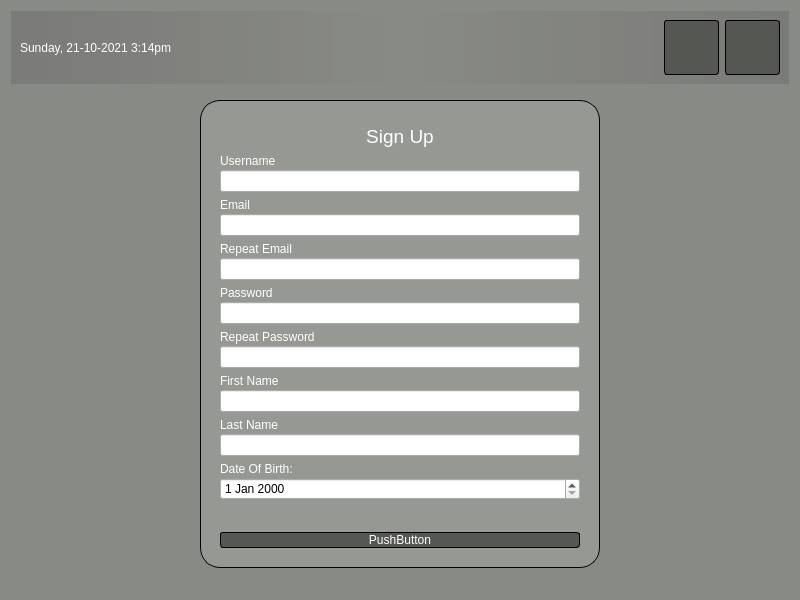
<?xml version="1.0" encoding="UTF-8"?>
<ui version="4.0">
 <class>signup</class>
 <widget class="QDialog" name="signup">
  <property name="geometry">
   <rect>
    <x>0</x>
    <y>0</y>
    <width>800</width>
    <height>600</height>
   </rect>
  </property>
  <property name="windowTitle">
   <string>Dialog</string>
  </property>
  <property name="styleSheet">
   <string notr="true">#signup {background: rgb(136, 138, 133); }
#topBar { background-color: qlineargradient(spread:reflect, x1:0.5, y1:0, x2:0, y2:0, stop:0 rgba(136, 138, 133, 100), stop:1 rgba(100, 100, 100, 100)); }
QPushButton {
    color: white;
    background-color: rgb(85, 87, 83);
    border-width: 0px;
    border-radius: 3px;
	border: 1px solid black;
}
#signUpWrap {
	border: 1px solid;
	background:rgba(186, 189, 182, 0.3);
	border-radius:20px;
	margin-top:10px;
}
.QLabel {
	color:white;
	text-transform: uppercase;
}</string>
  </property>
  <layout class="QVBoxLayout" name="verticalLayout_10">
   <item>
    <widget class="QWidget" name="topBar" native="true">
     <layout class="QHBoxLayout" name="horizontalLayout_10">
      <item>
       <widget class="QLabel" name="label_5">
        <property name="text">
         <string>Sunday, 21-10-2021 3:14pm</string>
        </property>
       </widget>
      </item>
      <item>
       <spacer name="horizontalSpacer_6">
        <property name="orientation">
         <enum>Qt::Horizontal</enum>
        </property>
        <property name="sizeHint" stdset="0">
         <size>
          <width>40</width>
          <height>20</height>
         </size>
        </property>
       </spacer>
      </item>
      <item>
       <widget class="QPushButton" name="shutdownButton_2">
        <property name="sizePolicy">
         <sizepolicy hsizetype="Fixed" vsizetype="Fixed">
          <horstretch>0</horstretch>
          <verstretch>0</verstretch>
         </sizepolicy>
        </property>
        <property name="minimumSize">
         <size>
          <width>55</width>
          <height>55</height>
         </size>
        </property>
        <property name="text">
         <string/>
        </property>
        <property name="icon">
         <iconset>
          <normaloff>../Documents/icons/power.png</normaloff>../Documents/icons/power.png</iconset>
        </property>
        <property name="iconSize">
         <size>
          <width>35</width>
          <height>35</height>
         </size>
        </property>
       </widget>
      </item>
      <item>
       <widget class="QPushButton" name="restartButton_2">
        <property name="sizePolicy">
         <sizepolicy hsizetype="Fixed" vsizetype="Fixed">
          <horstretch>0</horstretch>
          <verstretch>0</verstretch>
         </sizepolicy>
        </property>
        <property name="minimumSize">
         <size>
          <width>55</width>
          <height>55</height>
         </size>
        </property>
        <property name="text">
         <string/>
        </property>
        <property name="icon">
         <iconset>
          <normaloff>../Documents/icons/restart.png</normaloff>../Documents/icons/restart.png</iconset>
        </property>
        <property name="iconSize">
         <size>
          <width>35</width>
          <height>35</height>
         </size>
        </property>
       </widget>
      </item>
     </layout>
    </widget>
   </item>
   <item>
    <layout class="QHBoxLayout" name="horizontalLayout">
     <property name="topMargin">
      <number>0</number>
     </property>
     <item>
      <widget class="QWidget" name="signUpWrap" native="true">
       <property name="sizePolicy">
        <sizepolicy hsizetype="Fixed" vsizetype="Fixed">
         <horstretch>0</horstretch>
         <verstretch>0</verstretch>
        </sizepolicy>
       </property>
       <property name="minimumSize">
        <size>
         <width>400</width>
         <height>450</height>
        </size>
       </property>
       <layout class="QVBoxLayout" name="verticalLayout">
        <property name="leftMargin">
         <number>20</number>
        </property>
        <property name="topMargin">
         <number>10</number>
        </property>
        <property name="rightMargin">
         <number>20</number>
        </property>
        <property name="bottomMargin">
         <number>20</number>
        </property>
        <item>
         <spacer name="verticalSpacer_2">
          <property name="orientation">
           <enum>Qt::Vertical</enum>
          </property>
          <property name="sizeHint" stdset="0">
           <size>
            <width>20</width>
            <height>40</height>
           </size>
          </property>
         </spacer>
        </item>
        <item>
         <widget class="QLabel" name="label_10">
          <property name="font">
           <font>
            <pointsize>14</pointsize>
           </font>
          </property>
          <property name="text">
           <string>Sign Up</string>
          </property>
          <property name="alignment">
           <set>Qt::AlignCenter</set>
          </property>
         </widget>
        </item>
        <item>
         <widget class="QWidget" name="verticalWidget_2" native="true">
          <property name="sizePolicy">
           <sizepolicy hsizetype="Minimum" vsizetype="Fixed">
            <horstretch>0</horstretch>
            <verstretch>0</verstretch>
           </sizepolicy>
          </property>
          <layout class="QVBoxLayout" name="verticalLayout_2">
           <property name="spacing">
            <number>2</number>
           </property>
           <property name="leftMargin">
            <number>0</number>
           </property>
           <property name="topMargin">
            <number>0</number>
           </property>
           <property name="rightMargin">
            <number>0</number>
           </property>
           <property name="bottomMargin">
            <number>0</number>
           </property>
           <item>
            <widget class="QLabel" name="label">
             <property name="text">
              <string>Username</string>
             </property>
            </widget>
           </item>
           <item>
            <widget class="QLineEdit" name="lineEdit">
             <property name="sizePolicy">
              <sizepolicy hsizetype="Expanding" vsizetype="Fixed">
               <horstretch>0</horstretch>
               <verstretch>0</verstretch>
              </sizepolicy>
             </property>
            </widget>
           </item>
          </layout>
         </widget>
        </item>
        <item>
         <layout class="QVBoxLayout" name="verticalLayout_3">
          <property name="spacing">
           <number>2</number>
          </property>
          <item>
           <widget class="QLabel" name="label_2">
            <property name="text">
             <string>Email</string>
            </property>
           </widget>
          </item>
          <item>
           <widget class="QLineEdit" name="lineEdit_2"/>
          </item>
         </layout>
        </item>
        <item>
         <layout class="QVBoxLayout" name="verticalLayout_4">
          <property name="spacing">
           <number>2</number>
          </property>
          <item>
           <widget class="QLabel" name="label_3">
            <property name="text">
             <string>Repeat Email</string>
            </property>
           </widget>
          </item>
          <item>
           <widget class="QLineEdit" name="lineEdit_3"/>
          </item>
         </layout>
        </item>
        <item>
         <layout class="QVBoxLayout" name="verticalLayout_5">
          <property name="spacing">
           <number>2</number>
          </property>
          <item>
           <widget class="QLabel" name="label_4">
            <property name="text">
             <string>Password</string>
            </property>
           </widget>
          </item>
          <item>
           <widget class="QLineEdit" name="lineEdit_4"/>
          </item>
         </layout>
        </item>
        <item>
         <layout class="QVBoxLayout" name="verticalLayout_6">
          <property name="spacing">
           <number>2</number>
          </property>
          <item>
           <widget class="QLabel" name="label_6">
            <property name="text">
             <string>Repeat Password</string>
            </property>
           </widget>
          </item>
          <item>
           <widget class="QLineEdit" name="lineEdit_5"/>
          </item>
         </layout>
        </item>
        <item>
         <layout class="QVBoxLayout" name="verticalLayout_7">
          <property name="spacing">
           <number>2</number>
          </property>
          <item>
           <widget class="QLabel" name="label_7">
            <property name="sizePolicy">
             <sizepolicy hsizetype="Fixed" vsizetype="Fixed">
              <horstretch>0</horstretch>
              <verstretch>0</verstretch>
             </sizepolicy>
            </property>
            <property name="text">
             <string>First Name</string>
            </property>
           </widget>
          </item>
          <item>
           <widget class="QLineEdit" name="lineEdit_6">
            <property name="sizePolicy">
             <sizepolicy hsizetype="Expanding" vsizetype="Fixed">
              <horstretch>0</horstretch>
              <verstretch>0</verstretch>
             </sizepolicy>
            </property>
           </widget>
          </item>
         </layout>
        </item>
        <item>
         <layout class="QVBoxLayout" name="verticalLayout_8">
          <property name="spacing">
           <number>2</number>
          </property>
          <item>
           <widget class="QLabel" name="label_8">
            <property name="text">
             <string>Last Name</string>
            </property>
           </widget>
          </item>
          <item>
           <widget class="QLineEdit" name="lineEdit_7"/>
          </item>
         </layout>
        </item>
        <item>
         <layout class="QVBoxLayout" name="verticalLayout_9">
          <property name="spacing">
           <number>2</number>
          </property>
          <property name="topMargin">
           <number>0</number>
          </property>
          <item>
           <widget class="QLabel" name="label_9">
            <property name="text">
             <string>Date Of Birth:</string>
            </property>
            <property name="alignment">
             <set>Qt::AlignLeading|Qt::AlignLeft|Qt::AlignVCenter</set>
            </property>
           </widget>
          </item>
          <item>
           <widget class="QDateEdit" name="dateEdit"/>
          </item>
         </layout>
        </item>
        <item>
         <spacer name="verticalSpacer">
          <property name="orientation">
           <enum>Qt::Vertical</enum>
          </property>
          <property name="sizeHint" stdset="0">
           <size>
            <width>20</width>
            <height>40</height>
           </size>
          </property>
         </spacer>
        </item>
        <item>
         <widget class="QPushButton" name="pushButton">
          <property name="text">
           <string>PushButton</string>
          </property>
         </widget>
        </item>
       </layout>
      </widget>
     </item>
    </layout>
   </item>
   <item>
    <spacer name="verticalSpacer_4">
     <property name="orientation">
      <enum>Qt::Vertical</enum>
     </property>
     <property name="sizeHint" stdset="0">
      <size>
       <width>20</width>
       <height>40</height>
      </size>
     </property>
    </spacer>
   </item>
   <item>
    <spacer name="verticalSpacer_3">
     <property name="orientation">
      <enum>Qt::Vertical</enum>
     </property>
     <property name="sizeHint" stdset="0">
      <size>
       <width>20</width>
       <height>40</height>
      </size>
     </property>
    </spacer>
   </item>
  </layout>
 </widget>
 <resources/>
 <connections/>
</ui>
